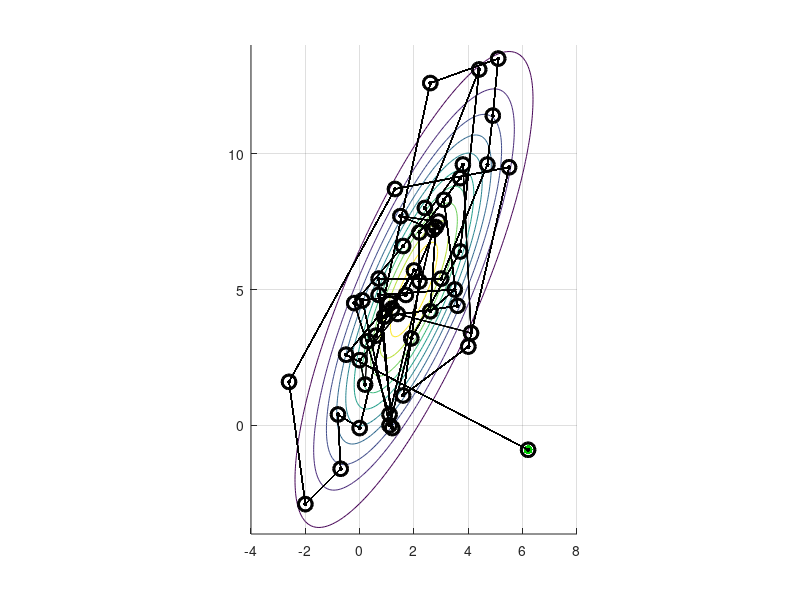

This figure's MATLAB source:
% Gibbs Sampler: Test in 2D
% Core algorithm

% restart
close all; clear; clc;

% reset random number generator
rng('default');

% options
Nsteps = 50;
doShowSteps = 0;
doAnimate = 1;

% true PDF parameters
mu_true = [2 5]';
sigma_1 = 2;
sigma_2 = 4;
corr = 0.8;
cov_true = [sigma_1^2 corr*sigma_1*sigma_2; corr*sigma_1*sigma_2 sigma_2^2];

% state space to explore (i.e. query points)
xq_vec{1} = -4:0.1:8;
xq_vec{2} = -4:0.1:14;

% generate PDF at query points
[X1Q,X2Q] = meshgrid(xq_vec{1},xq_vec{2});
XQ = [X1Q(:) X2Q(:)];
[PQ] = mvnpdf(XQ,mu_true',cov_true);
PDF = reshape(PQ,size(X1Q));

% plot true PDF
figure(1);
% set(gcf,'Position',[0821 0195 0419 0783]);
set(gcf,'Position',[0488 1.562000e+02 3.642000e+02 6.058000e+02]);
hold on; grid on;
axis equal;
contour(X1Q,X2Q,PDF);

% start sampler at random query point
x0 = XQ(randi(length(XQ)),:)';
plot(x0(1),x0(2),'.','Color',[0 0.8 0],'MarkerSize',20);

% start history
x = x0;
x_hist = NaN(length(mu_true),Nsteps+1);
x_hist(:,1) = x0;

% show starting point
plot(x0(1),x0(2),'k.','MarkerSize',10);
plot(x0(1),x0(2),'ko','MarkerSize',10,'LineWidth',2.0);

% iterate sampler
for gibbsIter = 1:Nsteps
    for dimIdx = 1:length(mu_true)
        
        % reset storage
        gibbsXQ = repmat(x,1,length(xq_vec{dimIdx}));
        gibbsXQ(dimIdx,:) = xq_vec{dimIdx};
        
        % slice PDF along this dimension at the current point
        gibbsPQ = mvnpdf(gibbsXQ',mu_true',cov_true)';
        gibbsPQ = gibbsPQ/trapz(gibbsXQ(dimIdx,:),gibbsPQ);
        
        % compute CDF and sample from it using inverse transform sampling
        gibbsCDF = cumtrapz(gibbsXQ(dimIdx,:),gibbsPQ);
        gibbsPt = gibbsXQ( dimIdx, arrayfun( @(x) find(x <= gibbsCDF,1,'first') , rand(1,1)) );
        x(dimIdx) = gibbsPt;
        gibbsSamp = gibbsXQ( dimIdx, arrayfun( @(x) find(x <= gibbsCDF,1,'first') , rand(1,100)) );  % for illustration only
        
        % plot results of stepping along this dimension if requested
        if(doShowSteps)
            figure(1);
            plot(x(1),x(2),'r+','MarkerSize',10,'LineWidth',3);  % selected point
            switch(dimIdx)
                case 1
                    plot(gibbsXQ(:,dimIdx),x(2)*ones(size(gibbsXQ,1),1),'r-','LineWidth',1.0);
                    plot(gibbsSamp,x(2)*ones(size(gibbsSamp)),'r.','MarkerSize',10);  % for illustration only
                case 2
                    plot(x(1)*ones(size(gibbsXQ,1),1),gibbsXQ(:,dimIdx),'r-','LineWidth',1.0);
                    plot(x(1)*ones(size(gibbsSamp)),gibbsSamp,'r.','MarkerSize',10);  % for illustration only
            end
            
            % show 1-D plot
            figure;
            hold on; grid on;
            plot(gibbsXQ(:,dimIdx),gibbsPQ);
            plot(gibbsSamp,0*ones(size(gibbsSamp)),'r.','MarkerSize',10);
            plot(gibbsPt,0,'r+','MarkerSize',10,'LineWidth',3);
        end
        
    end
    
    % store new point in markov chain after moving in each direction
    x_hist(:,gibbsIter+1) = x;
    
    % show result of this iteration if requested
    if(doAnimate)
        figure(1);
        plot(x(1),x(2),'k.','MarkerSize',10);
        plot(x(1),x(2),'ko','MarkerSize',10,'LineWidth',2.0);
        plot(x_hist(1,:),x_hist(2,:),'k.-','MarkerSize',10);
        pause(0.1);
    end
    
end

% show all points in the markov chain
figure(1);
plot(x_hist(1,:),x_hist(2,:),'k.-','MarkerSize',10);
plot(x_hist(1,:),x_hist(2,:),'k.','MarkerSize',10);
plot(x_hist(1,:),x_hist(2,:),'ko','MarkerSize',10,'LineWidth',2.0);